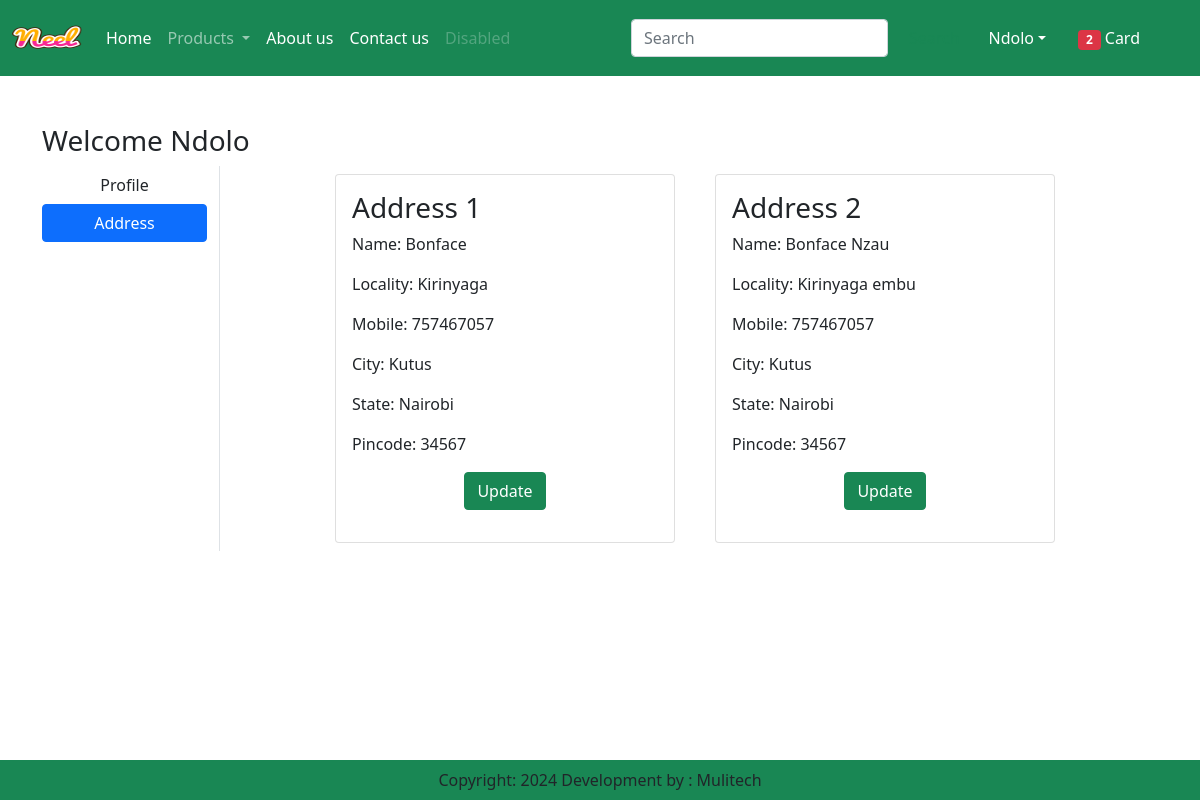
The app's page /address/ (signed in) with its own data.
### app/models.py (models this page shows, shortened)
class Customer(models.Model):
    user = models.ForeignKey(User,on_delete=models.CASCADE)
    name = models.CharField(max_length=200)
    locality = models.CharField(max_length=200)
    city = models.CharField(max_length=50)
    mobile = models.IntegerField(default=0)
    zipcode = models.IntegerField()
    state = models.CharField(choices=STATE_CHOICES,max_length=100)

### app/views.py (the view)
# urls.py: path('address/', views.address, name='address'),
def address(request):
    add = Customer.objects.filter(user=request.user)
    totalitem = 0
    if request.user.is_authenticated:
            totalitem = len(Cart.objects.filter(user=request.user))
    return render(request, 'app/address.html',locals())

### templates/app/address.html (shortened to what this page needs)
{% extends  'app/base.html' %}
{% load static %}
{% block main-content %}
<div class="container my-5">
    <div class="row">
        <h3>Welcome <span class="text-capitalize">{{request.user}}</span></h3>
        <div class="col-sm-2 border-end">
            <ul class="list-unstyled">
                <li class="d-grid"><a href="{% url 'profile' %}" class="btn">Profile</a></li>
                <li class="d-grid"><a href="{% url 'address' %}" class="btn btn-primary">Address</a></li>
            </ul>
        </div>
        <div class="col-sm-8 offset-sm-1">
            <div class="row">
                {% for ad in add %}
                <div class="col-sm-6">
                    <div class="card m-2">
                        <div class="card-body">
                            <h3>Address {{forloop.counter}}</h3>
                            <p>Name: {{ad.name}}</p>
                            <p>Locality: {{ad.locality}}</p>
                            <p>Mobile: {{ad.mobile}}</p>
                            <p>City: {{ad.city}}</p>
                            <p>State: {{ad.state}}</p>
                            <p>Pincode: {{ad.zipcode}}</p>
                            <p class="text-center"> <a href="{% url 'updateAddress' pk=ad.id %}" type="button" class="btn btn-success">Update</a></p>
                        </div>
                    </div>
                </div>
                {% endfor %}
            </div>
        </div>
    </div>
</div>
{% endblock main-content %}

### templates/app/base.html (shortened to what this page needs)
<!DOCTYPE html>
{% load static %}
<html lang="en">
<head>
    <link href="https://cdn.jsdelivr.net/npm/bootstrap@5.0.2/dist/css/bootstrap.min.css" rel="stylesheet"
>
    <link rel="stylesheet" href="{% static  'app/css/owl.carousel.min.css' %}" />
    <link rel="stylesheet" href="{% static  'app/css/all.min.css' %}" />
    <link rel="stylesheet" href="{% static  'app/css/style.css' %}" />
</head>
<body>
    <nav class="navbar navbar-expand-lg navbar-dark bg-success">
        <div class="container-fluid">
          <a class="navbar-brand" href="#">
            <img src= "{% static 'app/images/Neel.png'%}" width="70" height="50"/>
          </a>
          <div class="collapse navbar-collapse" id="navbarSupportedContent">
            <ul class="navbar-nav me-auto mb-2 mb-lg-0">
              {% if request.user.is_authenticated %}
              <li class="nav-item">
                <a class="nav-link active" aria-current="page" href="/">Home</a>
              </li>
              <li class="nav-item dropdown">
                <a class="nav-link dropdown-toggle" href="#" id="navbarDropdown" role="button" data-bs-toggle="dropdown" aria-expanded="false">
                  Products
                </a>
              </li>
              <li class="nav-item">
                <a class="nav-link text-white" href="{% url 'about' %}">About us</a>
              </li>
              <li class="nav-item">
                <a class="nav-link text-white" href="{% url 'contact' %}">Contact us</a>
              </li>
              <li class="nav-item">
                <a class="nav-link disabled" href="#" tabindex="-1" aria-disabled="true">Disabled</a>
              </li>
            </ul>
            <form class="d-flex">
              <input class="form-control me-2" type="search" placeholder="Search" aria-label="Search">
              <button class="btn btn-outline-success" type="submit">Search</button>
            </form>
          </div>
           <ul class="navbar-nav me-auto mb-2 mb-lg-0">
            <li class="nav-item dropdown mx-2">
              <a class="nav-link dropdown-toggle text-white" href="#"
              id="profileDropdown" role="button" data-bs-toggle="dropdown"
              aria-expanded="false">{{request.user}}</a>
            </li>
            <li class="nav-item mx-2">
              <a class="nav-link text-white" href="{% url 'showcart' %}"><span class="badge bg-danger">{% if totalitem > 0%} {{totalitem}} {% endif %}</span> Card</a>
            </li>
            <li class="nav-item mx-2">
              <a class="nav-link text-white" href=""></a>
            </li>
            {% endif %}
           </ul>
        </div>
      </nav>
      {% block main-content %} {% endblock main-content %}
      <footer class="container-fluid bg-success fixed-bottom text-center p-2 mt-5">
        Copyright: 2024 Development by : Mulitech
      </footer>
</body>
</html>

### records on screen
Customer: name "Bonface", locality "Kirinyaga", mobile "757467057", city "Kutus", state "Nairobi", zipcode "34567"
Customer: name "Bonface Nzau", locality "Kirinyaga embu", mobile "757467057", city "Kutus", state "Nairobi", zipcode "34567"

### other values on screen
{{ request.user }} "Ndolo"
{{ totalitem }} "2"
